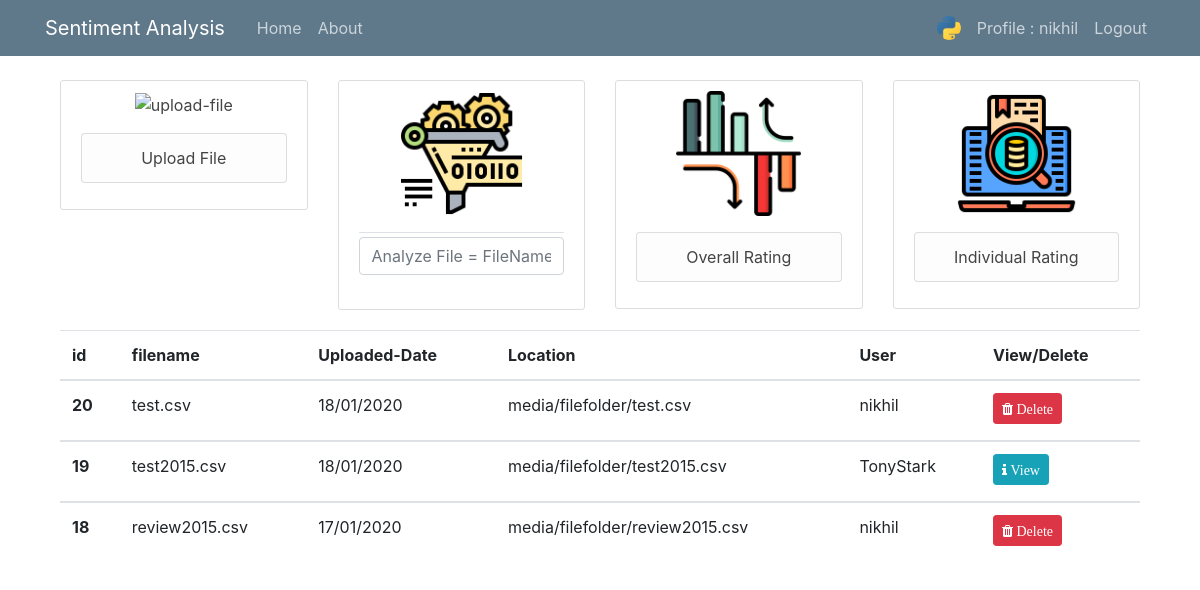
The app's page / (signed in) with its own data.
### users/models.py (models this page shows, shortened)
class Profile(models.Model):
    user = models.OneToOneField(User, on_delete=models.CASCADE)
    image = models.ImageField(default='default.jpg', upload_to='profile_pics')

### sentiment/models.py (models this page shows, shortened)
class fileupload(models.Model):
    filename = models.CharField(max_length=100)
    filetype = models.FileField(upload_to='filefolder')
    upload_date = models.DateTimeField(default=timezone.now)
    user = models.ForeignKey(User,on_delete=models.CASCADE)

### sentiment/views.py (the view)
# urls.py: path('',fileListView.as_view(),name='home'),
class fileListView(ListView):
    model = fileupload
    template_name = 'sentiment/home.html'
    context_object_name = 'file'
    ordering = ['-upload_date']
    paginate_by = 4

### sentiment/templates/sentiment/home.html (shortened to what this page needs)
{% extends "sentiment/base.html" %}
{% block content %}
{% if user.is_authenticated %}
    <main role="main" class="container">
        <div class="row">
            <div class="col-md-3">
                <div class="content-section">
                    <a class="article-title" href="fileupload">
                        <center><img class="article-png" src="media/cloud.png" alt="upload-file" width="125" height="125"></center>
                    </a>
                    <p class='text-muted'>
                    <ul class="list-group">
                        <center><li class="list-group-item list-group-item-light"><a class="article-title" href="{% url 'fileupload' %}">Upload File</a></li></center>
                    </ul>
                    </p>
                </div>
            </div>
            <div class="col-md-3">
                <div class="content-section">
                    <center><a class="article-title" href="#">
                        <img class="account-png" src="media/filter.png" alt="process-img" width="125" height="125">
                    </a></center>
                <p class='text-muted'>
                <ul class="list-group">
                    <legend class="border-bottom mb-1"></legend>
                    <div class="active-cyan-4 active-cyan-4 mb-2">
                        <form action="{% url 'search' %}" method="get">
                            <input class="form-control" name="q" value="" type="text" placeholder="Analyze File = FileName" aria-label="Processing">
                        </form>
                    </div>
                </ul>
                </p>
                </div>
            </div>
            <div class="col-md-3">
                <div class="content-section">
                    <center><a class="article-title" href="{% url 'filehome' %}">
                        <img class="account-png" src="media/bar.png" alt="history-img" width="125" height="125">
                    </a></center>
                <p class='text-muted'>
                    <center><li class="list-group-item list-group-item-light"><a class="article-title" href="{% url 'filehome' %}">Overall Rating</a></li></center>
                </p>
                </div>
            </div>
            <div class="col-md-3">
                <div class="content-section">
                    <center><a class="article-title" href="{% url 'indhome' %}">
                        <img class="account-png" src="media/find.png" alt="individual rating-img" width="125" height="125">
                    </a></center>
                <p class='text-muted'>
                    <center><li class="list-group-item list-group-item-light"><a class="article-title" href="{% url 'individualhome' %}">Individual Rating</a></li></center>
                </p>
                </div>
            </div>
        </div>
            <div class="row">
                <div class="col-md-12">
                        <div class="table-responsive-sm">
                            <table class="table">
                                <thead>
                                    <tr>
                                      <th scope="col">id</th>
                                      <th scope="col">filename</th>
                                      <th scope="col">Uploaded-Date</th>
                                      <th scope="col">Location</th>
                                      <th scope="col">User</th>
                                      <th scope="col">View/Delete</th>
                                    </tr>
                                  </thead>
                                  {% for file in file %}
                                    <tbody>
                                      <tr>
                                        <th scope="row">{{ file.id }}</th>
                                        <td>{{ file.filename }}</td>
                                        <td>{{ file.upload_date|date:"d/m/Y" }}</td>
                                        <td>media/{{ file.filetype }}</td>
                                        <td>{{ file.user }}</td>
                                        {% if file.user == user %}
                                            <td><a class="btn btn-danger btn-sm mb-1" href="{% url 'file-delete' file.id %}"><i class="fa fa-trash"> Delete</i></a></td>
                                        {% else %}
                                        <td><a class="btn btn-info btn-sm mb-1" href="{% url 'filehome' %}"><i class="fa fa-info"> View</i></a></td>
                                        {% endif %}
                                      </tr>
                                    </tbody>
                                  {% endfor %}
                                </table>
                            </div>
                </div>
            </div>
    </main>
  {% endif %}
{% endblock content %}

### sentiment/templates/sentiment/base.html (shortened to what this page needs)
{% load static %}
<!DOCTYPE html>
<html>
    <head>
        <link rel="stylesheet" href="https://maxcdn.bootstrapcdn.com/bootstrap/4.0.0/css/bootstrap.min.css">
        <link rel="stylesheet" href="https://stackpath.bootstrapcdn.com/bootstrap/4.4.1/css/bootstrap.min.css">
        <link rel="stylesheet" type="text/css" href="{% static 'sentiment/main.css' %}">
        <link rel="stylesheet" href="https://cdnjs.cloudflare.com/ajax/libs/font-awesome/4.7.0/css/font-awesome.min.css">
    </head>
<body>
    {% include 'sentiment/navbar.html' %}
    <div role="main" class="container">
        <div class="row">
            <div class="col-md-12">
                {% block content %}
                {% endblock %}
            </div>
          </div>
      </div>
</body>
</html>

### sentiment/templates/sentiment/navbar.html (shortened to what this page needs)
{% load static %}
<!DOCTYPE html>
<html>
<head>
    <link rel="stylesheet" href="https://maxcdn.bootstrapcdn.com/bootstrap/4.0.0/css/bootstrap.min.css">
    <link rel="stylesheet" type="text/css" href="{% static 'sentiment/main.css' %}">
</head>
<header class="site-header">
    <nav class="navbar navbar-expand-md navbar-dark bg-steel fixed-top">
      <div class="container">
        <a class="navbar-brand mr-4" href="{% url 'home' %}">Sentiment Analysis</a>
        <div class="collapse navbar-collapse" id="navbarToggle">
            <div class="navbar-nav mr-auto">
                <a class="nav-item nav-link" href="{% url 'home' %}">Home</a>
                <a class="nav-item nav-link" href="{% url 'about' %}">About</a>
            </div>
            <div class="navbar-nav">
                {% if user.is_authenticated %}
                <img class="nav-item nav-link rounded-circle article-svg" src="{{ user.profile.image.url }}" alt="user-profile-img">
                    <a class="nav-item nav-link" href="{% url 'profile' %}">Profile : {{ user.username }}</a>
                    <a class="nav-item nav-link" href="{% url 'logout' %}">Logout</a>
                {% else %}
                    <a class="nav-item nav-link" href="{% url 'login' %}">Login</a>
                {% endif %}
            </div>
        </div>
      </div>
    </nav>
</header>

### sentiment/static/sentiment/main.css (style rules this page uses)
body { background-color: #ffffff; color: #333333; margin-top: 5rem; }
ul { margin: 0; }
.bg-steel { background-color: #5f788a; }
.site-header .navbar-nav .nav-link { color: #cbd5db; }
.content-section { background: #ffffff; padding: 10px 20px; border: 1px solid #dddddd; border-radius: 3px; margin-bottom: 20px; }
.article-title { color: #444444; }
.article-svg { width: 40px; height: 40px; vertical-align: middle; }
.article-png { width: 125px; height: 125px; vertical-align: middle; }

### records on screen
fileupload: id "20", filename "test.csv", upload_date "18/01/2020", filetype "filefolder/test.csv", user "nikhil", shows "Delete"
fileupload: id "19", filename "test2015.csv", upload_date "18/01/2020", filetype "filefolder/test2015.csv", user "TonyStark", shows "View"
fileupload: id "18", filename "review2015.csv", upload_date "17/01/2020", filetype "filefolder/review2015.csv", user "nikhil", shows "Delete"

### other values on screen
{{ user.username }} "nikhil"
